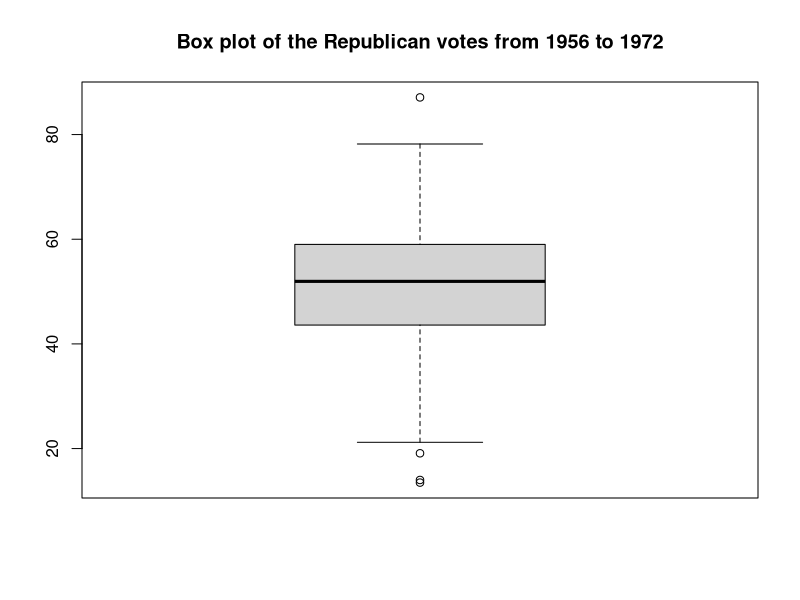
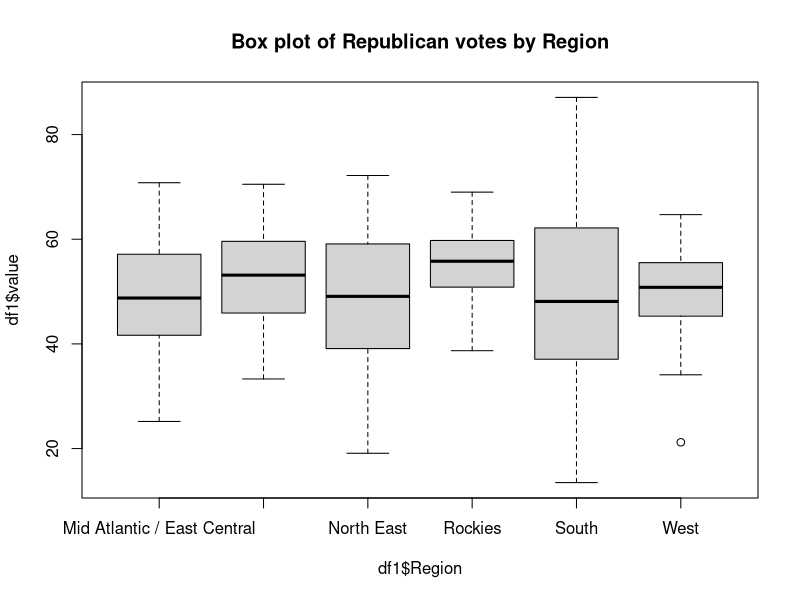

Source code (R) for these figures, in order: (Note: this script raises an error after producing the figures.)
library(cluster)
library(reshape2)
data("votes.repub")
df<-as.data.frame(votes.repub[,26:30])
colnames(df)<-c(1956,1960,1964,1968,1972)
df["StateName"]<-rownames(df)
df1<-melt(df,id.vars = "StateName")
df1$StateName<-as.factor(df1$StateName)
df1$variable<-as.integer(as.character(df1$variable))
df1["Region"]<-as.character("NA")
NorthEast=c("Connecticut","Delaware","Maine","Massachusetts","New Hampshire","New Jersey","New York","Pennsylvania","Rhode Island","Vermont")
MaEc<-c("Kentucky","Maryland","North Carolina","South Carolina","Tennessee","Virginia","West Virginia")
South<-c("Alabama","Arkansas","Florida","Georgia","Louisiana","Mississippi","Oklahoma","Texas")
midwest<-c("Illinois","Indiana","Iowa","Kansas","Michigan","Minnesota","Missouri","Nebraska","Ohio","Wisconsin")
rockies<-c("Colorado","Idaho","Montana","North Dakota","South Dakota","Utah","Wyoming")
west<-c("Alaska","Arizona","California","Hawaii","Nevada","New Mexico","Oregon","Washington")
df1$Region[which(df1$StateName %in% NorthEast)]<-"North East"
df1$Region[which(df1$StateName %in% South)]<-"South"
df1$Region[which(df1$StateName %in% west)]<-"West"
df1$Region[which(df1$StateName %in% rockies)]<-"Rockies"
df1$Region[which(df1$StateName %in% midwest)]<-"Mid West"
df1$Region[which(df1$StateName %in% MaEc)]<-"Mid Atlantic / East Central"
boxplot(df1$value,main="Box plot of the Republican votes from 1956 to 1972")
boxplot(df1$value~df1$Region, main="Box plot of Republican votes by Region")
qplot(variable,value,data=df1[which(df1$Region == "North East"),],color=StateName,geom="line")

a<-ggplot(subset(df1,Region == "North East"),aes(x=variable,y=value,color=StateName))+geom_line()+ggtitle("North East")
b<-ggplot(subset(df1,Region == "South"),aes(x=variable,y=value,color=StateName))+geom_line()+ggtitle("South")
c<-ggplot(subset(df1,Region == "Rockies"),aes(x=variable,y=value,color=StateName))+geom_line()+ggtitle("Rockies")
d<-ggplot(subset(df1,Region == "West"),aes(x=variable,y=value,color=StateName))+geom_line()+ggtitle("West")
e<-ggplot(subset(df1,Region == "Mid West"),aes(x=variable,y=value,color=StateName))+geom_line()+ggtitle("Mid West")
f<-ggplot(subset(df1,Region == "Mid Atlantic / East Central"),aes(x=variable,y=value,color=StateName))+geom_line()+ggtitle("Mid Atlantic / East Central")
multiplot(a,b,c,d,e,f, cols=2)

# Multiple plot function
#
# ggplot objects can be passed in ..., or to plotlist (as a list of ggplot objects)
# - cols:   Number of columns in layout
# - layout: A matrix specifying the layout. If present, 'cols' is ignored.
#
# If the layout is something like matrix(c(1,2,3,3), nrow=2, byrow=TRUE),
# then plot 1 will go in the upper left, 2 will go in the upper right, and
# 3 will go all the way across the bottom.
#
multiplot <- function(..., plotlist=NULL, file, cols=1, layout=NULL) {
  library(grid)
  
  # Make a list from the ... arguments and plotlist
  plots <- c(list(...), plotlist)
  
  numPlots = length(plots)
  
  # If layout is NULL, then use 'cols' to determine layout
  if (is.null(layout)) {
    # Make the panel
    # ncol: Number of columns of plots
    # nrow: Number of rows needed, calculated from # of cols
    layout <- matrix(seq(1, cols * ceiling(numPlots/cols)),
                     ncol = cols, nrow = ceiling(numPlots/cols))
  }
  
  if (numPlots==1) {
    print(plots[[1]])
    
  } else {
    # Set up the page
    grid.newpage()
    pushViewport(viewport(layout = grid.layout(nrow(layout), ncol(layout))))
    
    # Make each plot, in the correct location
    for (i in 1:numPlots) {
      # Get the i,j matrix positions of the regions that contain this subplot
      matchidx <- as.data.frame(which(layout == i, arr.ind = TRUE))
      
      print(plots[[i]], vp = viewport(layout.pos.row = matchidx$row,
                                      layout.pos.col = matchidx$col))
    }
  }
}

